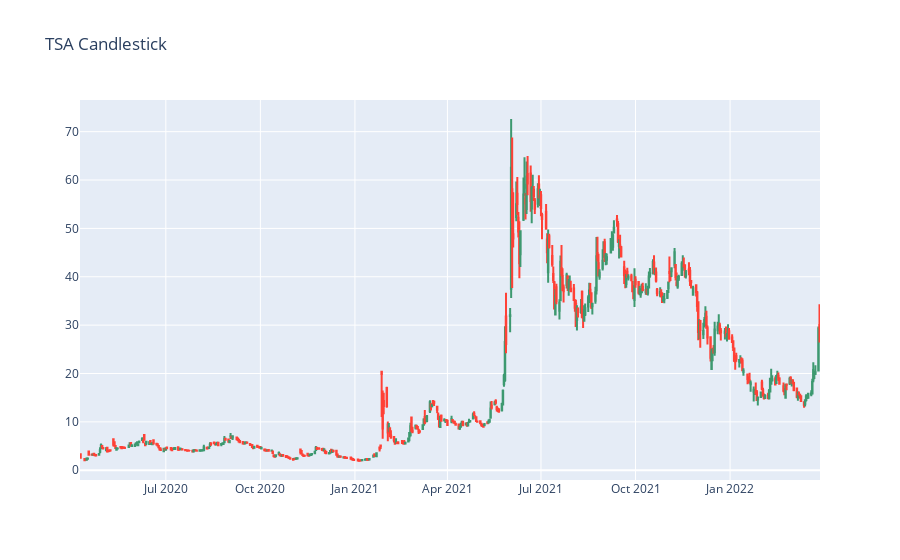

The notebook cell saved with this chart:
### Code cell
import plotly.graph_objects as go
figure = go.Figure(data=[go.Candlestick(x = data.index,
                                        open = data["Open"],
                                        high = data["High"],
                                        low = data["Low"],
                                        close = data["Close"])])
figure.update_layout(title = "TSA Candlestick",
                        xaxis_rangeslider_visible = False)
figure.show()

### Figure 1 — Plotly figure (JSON) as saved in the notebook; plotly's stock layout.template omitted (floating-point values rounded to 4 significant figures; data arrays with more than 128 entries replaced by an {"elided": "..."} marker saying what was removed)
{"data": [{"close": {"elided": "497 float values"}, "high": {"elided": "497 float values"}, "low": {"elided": "497 float values"}, "open": {"elided": "497 float values"}, "type": "candlestick", "x": {"elided": "497 str values"}}], "layout": {"title": {"text": "TSA Candlestick"}, "xaxis": {"rangeslider": {"visible": false}}}}
